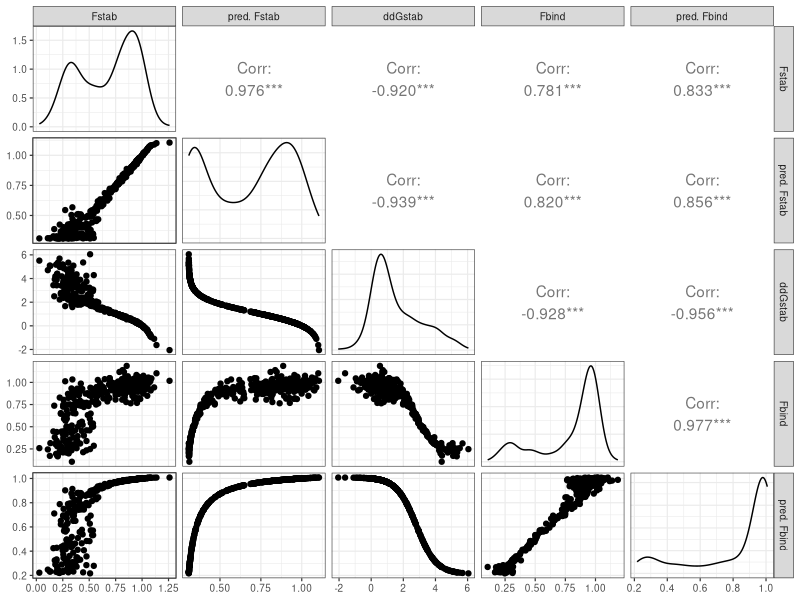
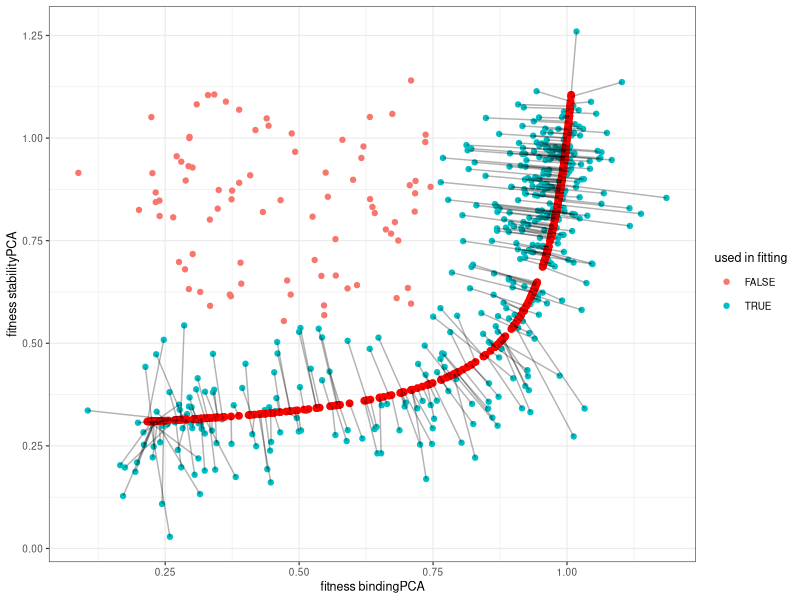
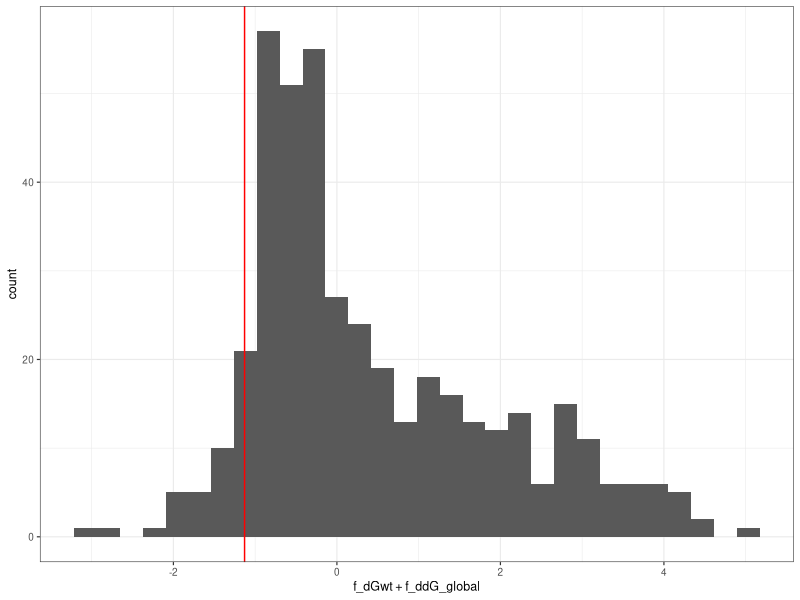
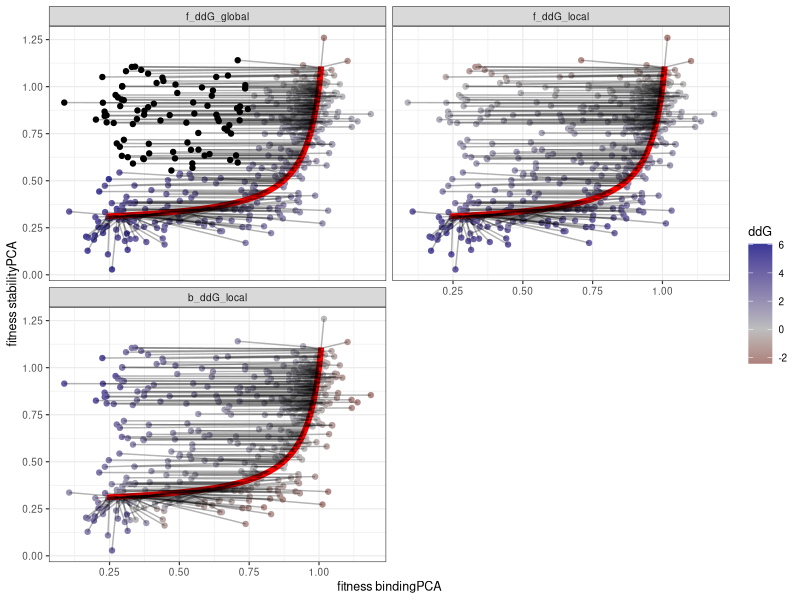
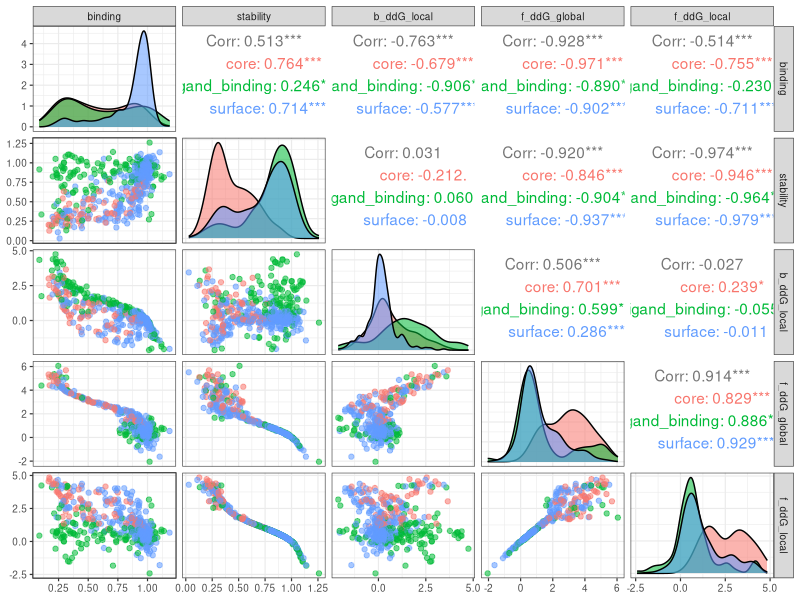
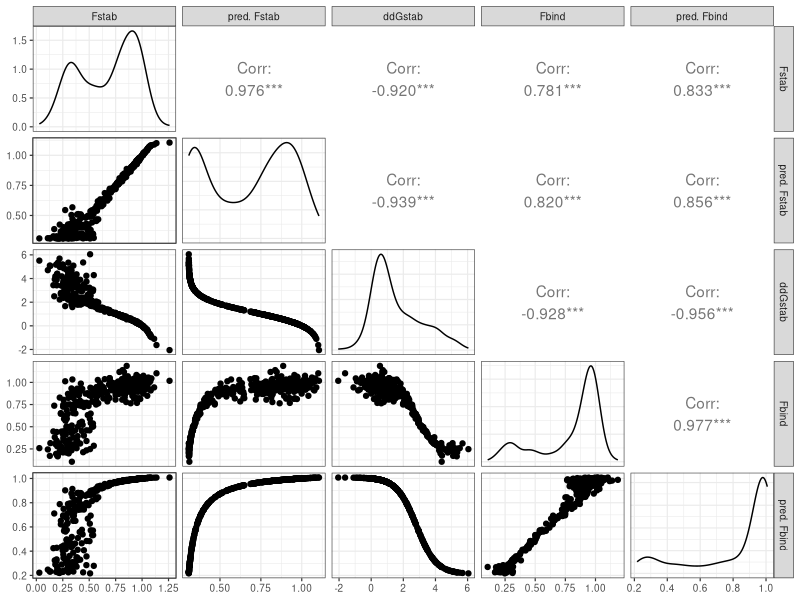
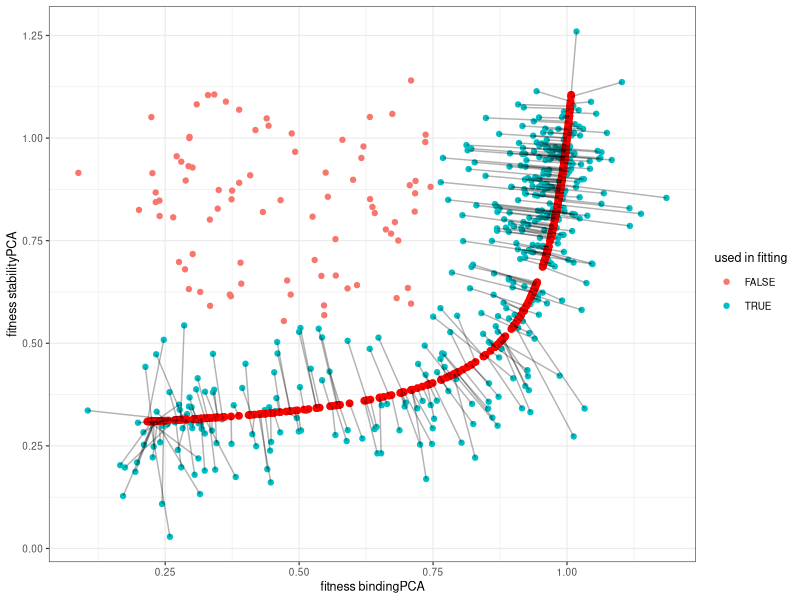
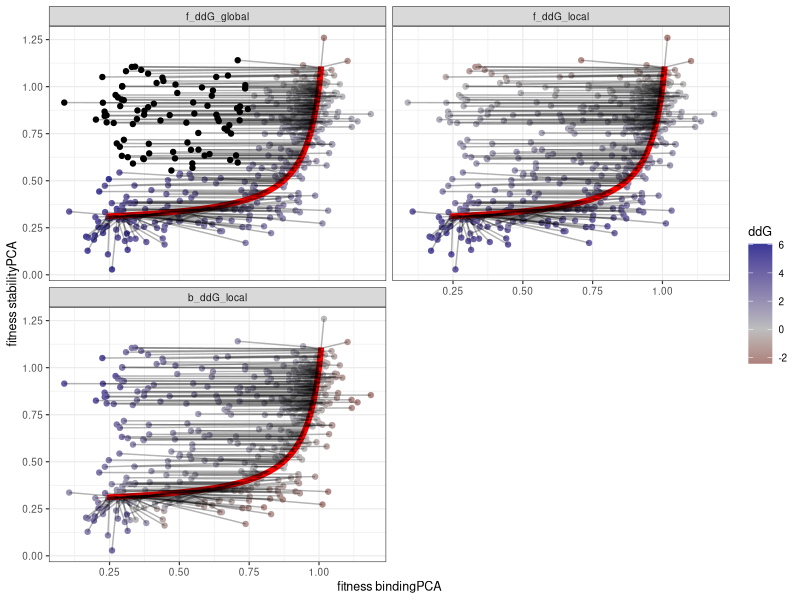

Generate these figures, in order, with R: (Note: this script raises an error after producing the figures.)
######## calculate free energies of folding and binding from stabilityPCA and deepPCA data ########
#### version: 1.0
#### created: 2019/11/27 by J??rn
#### last modified: 2019/11/27 by J??rn

require(data.table)
require(ggplot2)
require(GGally)
theme_set(theme_bw(base_size=9))


#julia
setwd("deepStructure/005-Manuscripts/001-ProteinLigandInterfaces_v3/") #This is the only path common to any computer
#joern
setwd("/Users/jschmidel/GoogleDrive/deepStructure/005-Manuscripts/001-ProteinLigandInterfaces_v3/")
## Joern new Macbook
# setwd("/Users/jschmiedel/GoogleDrive/deepStructure/005-Manuscripts/001-ProteinLigandInterfaces_v3/")

#old
DT = fread("dataset/GRB2_singles_dataset.txt")
#new DiMSum data
# DT = fread("dataset/DiMSum_last_version/GRB2_singles_dataset.txt")
#new like old
# DT[,binding := 0.24*binding + 1]
# DT[,stability := 0.24*stability + 1]
# DT[,sigma_binding := 0.24*sigma_binding]
# DT[,sigma_stab := 0.24*sigma_stab]


#parameters
R= 1.98*10^(-3) # kcal/mol
Temp= 310.15

#fitness values b_fitness and f_fitness
#deltaG values b_dG and f_dG of each variant
#deltaG values of the wildtype b_dGwt and f_dGwt
#background growth b_bgr and f_bgr
#fitness to state probability transformation b_s1,b_s2,f_s1 and f_s2


function_folding_dG2F = function(f_dG,f_dGwt,f_bgr,f_s1,f_s2) {
  ff = (((1-f_bgr)/(1+exp((f_dGwt+f_dG)/R/Temp)) + f_bgr) - f_s1) / f_s2
}
function_binding_dG2F = function(b_dG,f_dG,b_dGwt,f_dGwt,b_bgr,b_s1,b_s2) {
  bf = (((1-b_bgr)/(1+exp((b_dGwt+b_dG)/R/Temp)*(1+exp((f_dGwt+f_dG)/R/Temp))) + b_bgr) - b_s1) / b_s2
}
function_folding_F2dG = function(f_fitness,f_bgr,f_s1,f_s2) {
  f_dG = R*Temp*log((1-f_bgr)/(f_fitness*f_s2+f_s1-f_bgr)-1)
}
function_binding_F2dG = function(b_fitness,f_dG,b_bgr,b_s1,b_s2) {
  b_dG = R*Temp*(log((1-b_bgr)/(b_fitness*b_s2+b_s1-b_bgr)-1) - log(1+exp(f_dG/R/Temp)))
}
## test these functions
# X=data.table(f_dg = seq(-10,10,0.1))
# X[,ff:=function_folding_dG2F(f_dg,-1.3,0.2,0,1),f_dg]
# X[,bf:=function_binding_dG2F(0,f_dg,0,-1.3,0.2,0,1),f_dg]
# ggplot(X,aes(f_dg,ff)) + 
# geom_point() + 
# scale_y_continuous(limits=c(0,1))

# ggplot(X,aes(f_dg,bf)) + 
#   geom_point() + 
#   scale_y_continuous(limits=c(0,1))

# ggplot(X,aes(bf,ff)) + 
# geom_point() + 
# scale_y_continuous(limits=c(0,1)) + 
# scale_x_continuous(limits=c(0,1))


#fit global relationship between deltaGs and fitess from binding and stabilityPCA data assuming deltadeltaG binding = 0 for all used variants
function_fit_global_relationship = function(parameters) {
  
  f_dG = parameters[1:L]
  b_bgr = parameters[L+1]
  f_bgr = parameters[L+2]
  b_s1 = parameters[L+3]
  b_s2 = parameters[L+4]
  f_s1 = parameters[L+5]
  f_s2 = parameters[L+6]
  
  #determine wild-type dG from set of parameters; this is for wild-type fitness being 1 !!! change if using fitness simply from log-ratios of counts
  f_dGwt = function_folding_F2dG(1,f_bgr,f_s1,f_s2)
  b_dGwt = function_binding_F2dG(1,f_dGwt,b_bgr,b_s1,b_s2)
  #for new data
  # f_dGwt = function_folding_F2dG(0,f_bgr,f_s1,f_s2)
  # b_dGwt = function_binding_F2dG(0,f_dGwt,b_bgr,b_s1,b_s2)
  
  
  bf = function_binding_dG2F(b_dG=0,f_dG,b_dGwt,f_dGwt,b_bgr,b_s1,b_s2)
  ff = function_folding_dG2F(f_dG,f_dGwt,f_bgr,f_s1,f_s2)
  
  #some bf/ff values might be NA because they are below background growth, set fitness and error NA to efit_global_relationshipclude in deviation calcuation
  binding_fitness2 = binding_fitness
  binding_fitness2[is.na(bf)] = NA
  stability_fitness2 = stability_fitness
  stability_fitness2[is.na(ff)] = NA
  binding_error2 = binding_error
  binding_error2[is.na(bf)] = NA
  stability_error2 = stability_error
  stability_error2[is.na(ff)] = NA
  
  #mean square deviation; divide by weights to correct for variants being NA
  MSD = sum((binding_fitness2 - bf)^2 / binding_error2^2 + (stability_fitness2 - ff)^2 / stability_error2^2,na.rm=T) / sum(binding_error2^-2 + stability_error2^-2,na.rm=T)
  return(MSD)
}

# old data
DT[,is.global := binding > 0.75  | binding < 0.75 & stability < 0.55]
#new DiMSum data
# DT[,is.global := binding > -1  | binding < -1 & stability < -1.75 & stability > -3.5]

binding_fitness = DT[is.global==T,binding]
stability_fitness = DT[is.global==T,stability]
binding_error = DT[is.global==T,sigma_binding]
stability_error = DT[is.global==T,sigma_stab]

L = DT[is.global==T,.N]

#old
fit_global_relationship = nlminb(start = c(rep(0,L),0.3,0.3,0,0.9,0,0.9),
                                 objective = function_fit_global_relationship,
                                 lower = c(rep(-Inf,L),0.2,0.2,0,0,0,0),
                                 upper = c(rep(Inf,L),0.4,0.4,1,1,1,1),
                                 control = list(iter.max = 200))
#new DiMSum data
# fit_global_relationship = nlminb(start = c(rep(0,L),0,0,0.6,0.125,0.6,0.125),
#                                  objective = function_fit_global_relationship,
#                                  lower = c(rep(-Inf,L),0,0,0,0,0,0),
#                                  upper = c(rep(Inf,L),1,1,1,1,1,1),
#                                  control = list(iter.max = 200))
print(fit_global_relationship)

table_global_parameters = data.table(b_bgr = fit_global_relationship$par[L+1],
                                     f_bgr = fit_global_relationship$par[L+2],
                                     b_s1 = fit_global_relationship$par[L+3],
                                     b_s2 = fit_global_relationship$par[L+4],
                                     f_s1 = fit_global_relationship$par[L+5],
                                     f_s2 = fit_global_relationship$par[L+6])

#calcualte again dG wildtype values from final parameters
#old
f_dGwt = function_folding_F2dG(1,table_global_parameters$f_bgr,table_global_parameters$f_s1,table_global_parameters$f_s2)
b_dGwt = function_binding_F2dG(1,f_dGwt,table_global_parameters$b_bgr,table_global_parameters$b_s1,table_global_parameters$b_s2)
#new DiMSum data
# f_dGwt = function_folding_F2dG(0,table_global_parameters$f_bgr,table_global_parameters$f_s1,table_global_parameters$f_s2)
# b_dGwt = function_binding_F2dG(0,f_dGwt,table_global_parameters$b_bgr,table_global_parameters$b_s1,table_global_parameters$b_s2)

table_global_parameters[,f_dGwt := f_dGwt]
table_global_parameters[,b_dGwt := b_dGwt]

print(table_global_parameters)

#plot results
DT[is.global==T,f_ddG_global := fit_global_relationship$par[1:L]]
DT[is.global==T,f_fitness_global := function_folding_dG2F(f_ddG_global,f_dGwt,
                                                          table_global_parameters$f_bgr,table_global_parameters$f_s1,table_global_parameters$f_s2),f_ddG_global]
DT[is.global==T,b_fitness_global := function_binding_dG2F(0,f_ddG_global,b_dGwt,f_dGwt,
                                                          table_global_parameters$b_bgr,table_global_parameters$b_s1,table_global_parameters$b_s2),f_ddG_global]

#parameter/fitness scatter
ggpairs(DT[is.global==T],columns = c("stability","f_fitness_global","f_ddG_global","binding","b_fitness_global"),
        columnLabels = c("Fstab","pred. Fstab","ddGstab","Fbind","pred. Fbind"))
ggsave("figures/dG/method1_singles_dG_fromglobalparameters.pdf",width=10,height=7)

#global relationship in bindingPCA and stabilityPCA space
ggplot(DT) +
  geom_point(aes(binding,stability,color=is.global)) +
  geom_point(aes(b_fitness_global,f_fitness_global),color="red",size=2) +
  geom_segment(aes(x=b_fitness_global,y=f_fitness_global,xend = binding,yend=stability),alpha=0.3) +
  labs(x="fitness bindingPCA",y="fitness stabilityPCA",color="used in fitting")
ggsave("figures/dG/method1_singles_binding_stability_relationship.pdf",width=6,height=6)

ggplot(DT,aes(f_dGwt+f_ddG_global)) + geom_histogram() + geom_vline(xintercept = f_dGwt,color="red")


## now fit b_ddG and f_ddG
function_fit_dGfromglobal = function(parameters) {
  bf = function_binding_dG2F(parameters[1:L],parameters[(L+1):(L*2)],
                             table_global_parameters$b_dGwt,
                             table_global_parameters$f_dGwt,
                             table_global_parameters$b_bgr,
                             table_global_parameters$b_s1,
                             table_global_parameters$b_s2)
  ff = function_folding_dG2F(parameters[(L+1):(L*2)],
                             table_global_parameters$f_dGwt,
                             table_global_parameters$f_bgr,
                             table_global_parameters$f_s1,
                             table_global_parameters$f_s2)
  binding_fitness2 = binding_fitness
  binding_fitness2[is.na(bf)] = NA
  stability_fitness2 = stability_fitness
  stability_fitness2[is.na(ff)] = NA
  binding_error2 = binding_error
  binding_error2[is.na(bf)] = NA
  stability_error2 = stability_error
  stability_error2[is.na(ff)] = NA
  
  #mean square deviation; divide by weights to correct for variants being NA
  MSD = sum((binding_fitness2 - bf)^2 / binding_error2^2 + (stability_fitness2 - ff)^2 / stability_error2^2,na.rm=T) / sum(binding_error2^-2 + stability_error2^-2,na.rm=T)
  return(MSD)
}

# DT2 = copy(GRB2_singles)
binding_fitness = DT[,binding]
stability_fitness = DT[,stability]
binding_error = DT[,sigma_binding]
stability_error = DT[,sigma_stab]
L = nrow(DT)

fit_dGfromglobal = nlminb(start = c(rep(0,2*L)),
                          # start = c(rnorm(n = L+2),0.3,0.3,0,1,0,1),
                          objective = function_fit_dGfromglobal,
                          control = list(iter.max = 500))
print(fit_dGfromglobal)

DT[,b_ddG_local := fit_dGfromglobal$par[1:L]]
DT[,f_ddG_local := fit_dGfromglobal$par[(L+1):(L*2)]]
DT[,f_fitness_local := function_folding_dG2F(f_ddG_local,f_dGwt,
                                             table_global_parameters$f_bgr,table_global_parameters$f_s1,table_global_parameters$f_s2),f_ddG_local]
DT[,b_fitness_local := function_binding_dG2F(0,f_ddG_local,b_dGwt,f_dGwt,
                                             table_global_parameters$b_bgr,table_global_parameters$b_s1,table_global_parameters$b_s2),f_ddG_local]

DT2 = copy(DT)
#adjust for wild-type dG
# DT2[,f_ddG_global := table_global_parameters$f_dGwt + f_ddG_global]
# DT2[,f_ddG_local := table_global_parameters$f_dGwt + f_ddG_local]
# DT2[,b_ddG_local := table_global_parameters$b_dGwt + b_ddG_local]
X=melt(DT2,measure.vars = grep("ddG",names(DT),value=T))
X[,variable := factor(variable,levels=c("f_ddG_global","f_ddG_local","b_ddG_local"))]
ggplot(X) +
  geom_point(aes(binding,stability,color=value)) +
  geom_line(aes(b_fitness_local,f_fitness_local),color="red",size=2) +
  geom_segment(aes(x=b_fitness_local,y=f_fitness_local,xend = binding,yend=stability),alpha=0.3) +
  scale_color_gradient2(midpoint=0,mid="grey",na.value = "black") +
  facet_wrap(variable~.,nrow = 2) +
  labs(x="fitness bindingPCA",y="fitness stabilityPCA",color="ddG")
ggsave("figures/dG/method1_singles_ddG_global_local.pdf",width=6,height=6)


ggpairs(DT,columns = c("binding","stability","b_ddG_local","f_ddG_global","f_ddG_local"),
        aes(color=type,alpha=0.5))
ggsave("figures/dG/method1_singles_fitness_ddG.pdf",width=10,height=8)

#pleiotropy
DT[,pleiotropy := "none"]
DT[b_ddG_local > 0 & f_ddG_local > 2,pleiotropy := "b_ddG > 0 & f_ddG > 2"]
DT[b_ddG_local > 1.2 & f_ddG_local > 3,pleiotropy := "b_ddG > 1.2 & f_ddG > 3"]
p1=ggplot(DT) + 
  geom_density2d(aes(b_ddG_local,f_ddG_local,color=type)) + 
  geom_point(aes(b_ddG_local,f_ddG_local,color=type,shape=pleiotropy))

p2=ggplot(DT) +
  geom_point(aes(binding,stability,color=pleiotropy)) +
  geom_line(aes(b_fitness_local,f_fitness_local),color="red",size=2) +
  geom_segment(inherit.aes = F,data=DT[pleiotropy!="none"],aes(x=b_fitness_local,y=f_fitness_local,xend = binding,yend=stability),alpha=0.3)
p=grid.arrange(p1,p2,nrow=2)
ggsave(plot=p,file="figures/dG/method1_singles_ddG_binding_stability.pdf",width=6,height=7)





